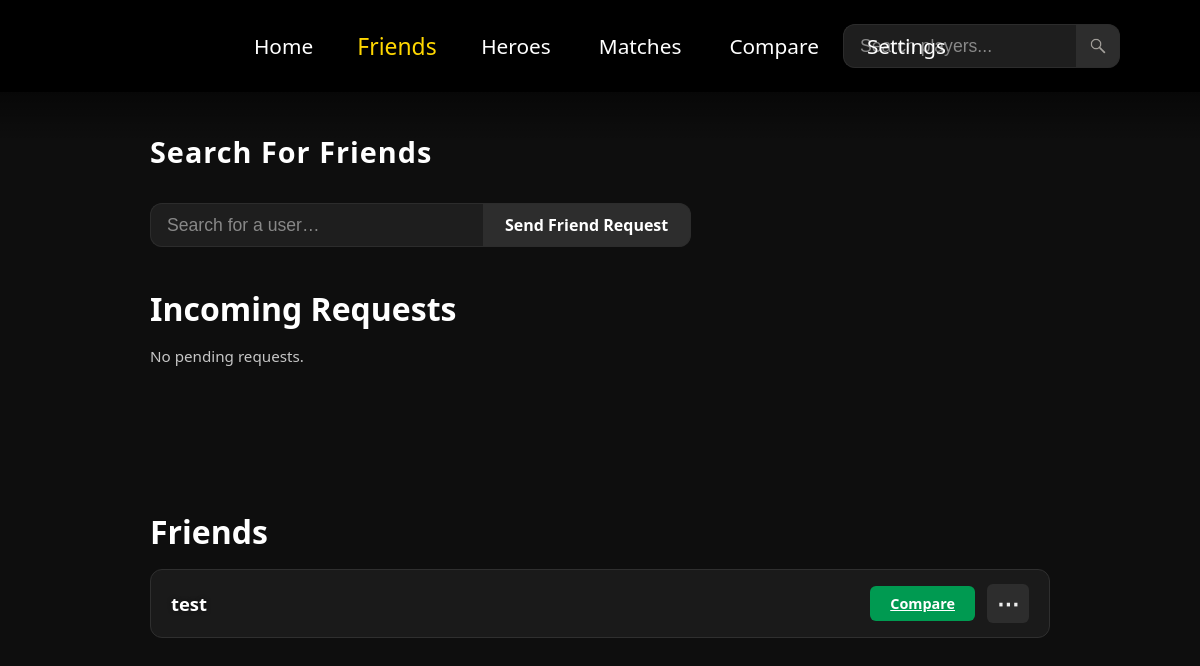
/friends (signed in), run on an earlier commit of the app's database.
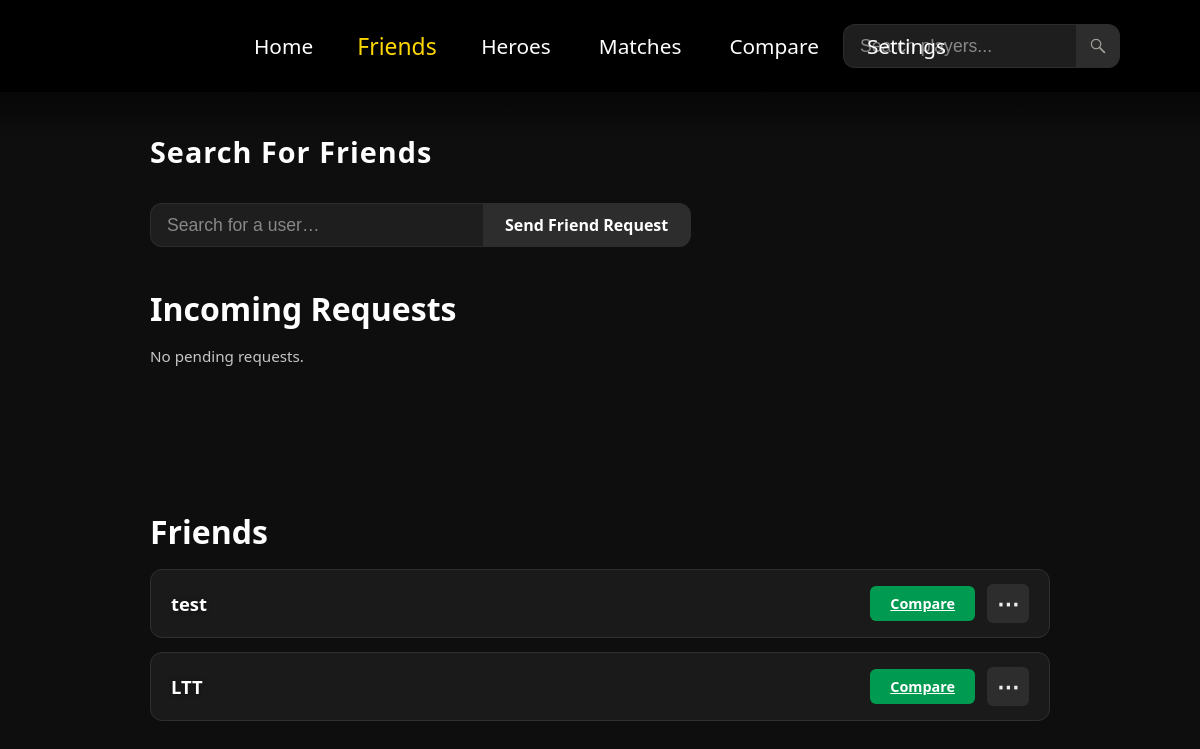
And on a later commit of the database.
### fetch/models.py (models this page shows)
class FriendRequest(db.Model):
    id = db.Column(db.Integer, primary_key=True)
    sender_id = db.Column(db.String(80), db.ForeignKey('user.username'), nullable=False)
    receiver_id = db.Column(db.String(80), db.ForeignKey('user.username'), nullable=False)
    status = db.Column(db.String(20), default='pending')  # pending, accepted, rejected
    timestamp = db.Column(db.DateTime, default=db.func.current_timestamp())

### fetch/routes.py (the view, shortened to what this page needs)
@blueprint.route("/friends", methods=["GET", "POST"])
@login_required
def friends():
    user = current_user
    accepted = FriendRequest.query.filter(
        ((FriendRequest.sender_id == user.username) | (FriendRequest.receiver_id == user.username)) &
        (FriendRequest.status == 'accepted')
    ).all()
    incoming = FriendRequest.query.filter_by(receiver_id=user.username, status='pending').all()
    return render_template("Friends.html", accepted=accepted, incoming=incoming)

### fetch/__init__.py (called while the page is built)
def create_app(config=DevelopmentConfig):
    app = Flask(__name__)
    app.config.from_object(config)
    db.init_app(app)
    migrate.init_app(app, db)
    login.init_app(app)
    from fetch.blueprints import blueprint
    from fetch.models import User
    app.register_blueprint(blueprint)
    csrf = CSRFProtect(app)
    @login.user_loader
    def load_user(player_id):
        return User.query.get(player_id)
    return app

### fetch/templates/Friends.html (shortened to what this page needs)
<!DOCTYPE html>
<html lang="en">
<head>
  <link rel="stylesheet" href="{{ url_for('main.static', filename='styles/style.css') }}">
</head>
<body class="friends-page">
  {% set current_path = request.path %}
  {% include "Components/navbar.html" %}
  <main class="friends-wrapper">
    <h1 class="friends-title">Search For Friends</h1>
    <form method="POST" class="friends-search">
      <input type="text" name="search_username"
             placeholder="Search for a user…" required>
      <button type="submit" class="friend-button send-request">
        Send&nbsp;Friend&nbsp;Request
      </button>
    </form>
    <section class="requests">
      <h2 class="section-heading">Incoming&nbsp;Requests</h2>
      {% if incoming %}
        {% for req in incoming %}
          <div class="friend-block">
            <div class="friend-name">{{ req.sender_id }}</div>
            <div class="friend-actions">
              <form method="POST"
                    action="{{ url_for('main.respond_request', req_id=req.id, action='accept') }}">
                <input type="hidden" name="csrf_token" value="{{ csrf_token() }}">
                <button class="friend-button accept" type="submit">Accept</button>
              </form>
              <form method="POST"
                    action="{{ url_for('main.respond_request', req_id=req.id, action='reject') }}">
                <input type="hidden" name="csrf_token" value="{{ csrf_token() }}">
                <button class="friend-button reject" type="submit">Reject</button>
              </form>
            </div>
          </div>
        {% endfor %}
      {% else %}
        <p class="empty-state">No pending requests.</p>
      {% endif %}
    </section>
    <section class="friends-list">
      <h2 class="section-heading">Friends</h2>
      {% if accepted %}
        {% for fr in accepted %}
          {% set friend = fr.receiver_id if fr.sender_id == current_user.username else fr.sender_id %}
          <div class="friend-block">
            <div class="friend-name">{{ friend }}</div>
            <div class="friend-actions">
              <a class="friend-button compare" href="{{ url_for('main.compare') }}?friend={{ friend }}">
                Compare
              </a>
              <button type="button" class="friend-button remove-trigger ellipsis">⋯</button>
            </div>
          </div>
        {% endfor %}
      {% else %}
        <p class="empty-state">You haven’t added any friends yet.</p>
      {% endif %}
    </section>
  </main>
</body>
</html>

### fetch/templates/components/navbar.html
<header class="navbar">
    <nav class="nav-links">
        <a class="{{ 'active' if request.path in ['/', '/home'] else '' }}" href="{{ url_for('main.home') }}">Home</a>
        <a class="{{ 'active' if request.path == '/friends' }}" href="{{ url_for('main.friends') }}">Friends</a>
        <a class="{{ 'active' if request.path == '/heroes'  }}" href="{{ url_for('main.heroes')  }}">Heroes</a>
        <a class="{{ 'active' if request.path == '/matches' }}" href="{{ url_for('main.matches') }}">Matches</a>
        <a class="{{ 'active' if 'compare' in request.full_path }}" href="{{ url_for('main.compare') }}">Compare</a>
        <a class="{{ 'active' if request.path == '/settings' }}" href="{{ url_for('main.settings') }}">Settings</a>
    </nav>
    <form class="nav-search" action="#" method="get">
        <input type="text" name="q" placeholder="Search players..." aria-label="Search players">
        <button type="submit">
            <img src="{{ url_for('main.static', filename='styles/images/search-icon.png') }}" alt="">
        </button>
    </form>
</header>
<div class="navbar-fade"></div>

### fetch/static/styles/style.css (style rules this page uses)
body.friends-page { margin: 0; padding: 0; font-family: 'Segoe UI', sans-serif; background: #0e0e0e; color: #fff; }
.navbar { background:#000; padding:1.5rem 5rem; display:flex; align-items:center; overflow: visible; position:sticky; top:0; z-index:1000; }
.nav-links { position:absolute; left:50%; transform:translateX(-50%); display:flex; gap:3rem; }
.nav-links a { color: #fff; text-decoration: none; font-weight: 500; font-size: 1.3rem; padding: 0.5rem 0; transition: transform 0.2s ease, color 0.2s ease; transform-origin: center; display: inline-block; }
.navbar a:hover, .navbar a.active { color: #ffd700; transform: scale(1.1); }
.nav-search { margin-left:auto; display:flex; align-items:center; }
.nav-search input { background:#1e1e1e; color:#e0e0e0; border:1px solid #2c2c2c; border-right:none; border-radius:12px 0 0 12px; height:42px; width:200px; padding:0 1rem; font-size:1.1rem; }
.nav-search input::placeholder { color:#888; }
.nav-search button { background:#2d2d2d; border:1px solid #2c2c2c; border-left:none; border-radius:0 12px 12px 0; width:44px; height:44px; display:flex; align-items:center; justify-content:center; cursor:pointer; transition:background 0.2s; }
.nav-search img { width:18px; height:18px; filter:invert(100%); pointer-events:none; }
.navbar-fade { position: absolute; top: 72px; left: 0; width: 100%; height: 70px; background: linear-gradient(to bottom, rgba(0, 0, 0, 0.7), transparent); z-index: 999; pointer-events: none; }
.friends-wrapper { max-width: 900px; margin: 2.5rem auto; padding: 0 1rem; }
.friends-title { font: 600 1.8rem 'Segoe UI', sans-serif; color: #fff; margin-bottom: 2rem; text-transform: none; letter-spacing: 1px; }
.section-heading { font: 600 2rem 'Segoe UI', sans-serif; margin: 0 0 1rem; }
.empty-state { color: #c6c6c6; font-size: 0.95rem; margin: 0 0 2rem; }
.friends-search { display: flex; align-items: center; gap: 0; margin-bottom: 2.5rem; }
.friends-search input[type="text"] { background: #1e1e1e; color: #e0e0e0; border: 1px solid #2c2c2c; border-right: none; border-radius: 12px 0 0 12px; height: 42px; width: 300px; padding: 0 1rem; font-size: 1.1rem; }
.friends-search input::placeholder { color: #888; }
.friends-search .send-request { background: #2d2d2d; border: 1px solid #2c2c2c; border-left: none; border-radius: 0 12px 12px 0; height: 44px; padding: 0 22px; font: 600 1rem 'Segoe UI', sans-serif; color: #fff; cursor: pointer; transition: background 0.2s; }
.requests { margin-bottom: 7rem; }
.friends-list { margin-top: 9rem; }
.friend-block { display: flex; align-items: center; justify-content: space-between; background: #1a1a1a; border: 1px solid #2f2f2f; border-radius: 12px; padding: 14px 20px; margin-bottom: 14px; gap: 1.6rem; transition: transform 0.25s, border-color 0.25s, box-shadow 0.25s; }
.friend-name { font: 600 1.15rem 'Segoe UI', sans-serif; text-shadow: 0 0 4px rgba(0, 0, 0, 0.5); }
.friend-actions { display: flex; align-items: center; gap: 12px; position: relative; }
.friend-button { padding: 8px 20px; border: none; border-radius: 6px; font: 600 0.9rem 'Segoe UI', sans-serif; cursor: pointer; transition: background 0.2s; }
.friend-button.compare, .friend-button.accept { background: #009a51; color: #fff; }
.friend-button.ellipsis { width: 42px; text-align: center; font-size: 1.4rem; padding: 4px 0; background: #2d2d2d; color: #eee; }

What changed in the data, as far as the page shows it:
added FriendRequest: sender "LTT"
